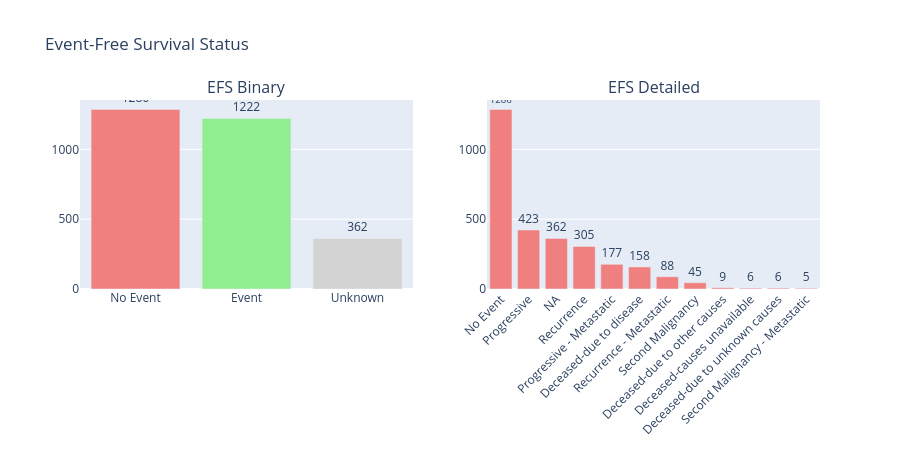

The code cell stored with this chart in its notebook:
### Code cell
# Step 3: Patient Survival Overview -- Outcome overview and Kaplan-Meier survival curves.
df['efs_bin'] = df['efs_event'].map({1:'Event',0:'No Event'}).fillna('Unknown')
fig = make_subplots(rows=1,cols=2,subplot_titles=('EFS Binary','EFS Detailed'))
eb = df['efs_bin'].value_counts().reset_index(); eb.columns=['Status','Count']
fig.add_trace(go.Bar(x=eb['Status'],y=eb['Count'],marker_color=['lightcoral','lightgreen','lightgray'],text=eb['Count'],textposition='outside',showlegend=False),row=1,col=1)
ed = df['efs_detail'].value_counts(dropna=False).reset_index(); ed.columns=['Status','Count']
ed['Status'] = ed['Status'].fillna('Unknown')
fig.add_trace(go.Bar(x=ed['Status'],y=ed['Count'],marker_color='lightcoral',text=ed['Count'],textposition='outside',showlegend=False),row=1,col=2)
fig.update_layout(title='Event-Free Survival Status',height=450,xaxis2_tickangle=-45)
fig.show()

### Figure 1 — Plotly figure (JSON) as saved in the notebook; plotly's stock layout.template omitted (floating-point values rounded to 4 significant figures)
{"data": [{"marker": {"color": ["lightcoral", "lightgreen", "lightgray"]}, "showlegend": false, "text": [1286.0, 1222.0, 362.0], "textposition": "outside", "type": "bar", "x": ["No Event", "Event", "Unknown"], "xaxis": "x", "y": [1286, 1222, 362], "yaxis": "y"}, {"marker": {"color": "lightcoral"}, "showlegend": false, "text": [1286.0, 423.0, 362.0, 305.0, 177.0, 158.0, 88.0, 45.0, 9.0, 6.0, 6.0, 5.0], "textposition": "outside", "type": "bar", "x": ["No Event", "Progressive", "NA", "Recurrence", "Progressive - Metastatic", "Deceased-due to disease", "Recurrence - Metastatic", "Second Malignancy", "Deceased-due to other causes", "Deceased-causes unavailable", "Deceased-due to unknown causes", "Second Malignancy - Metastatic"], "xaxis": "x2", "y": [1286, 423, 362, 305, 177, 158, 88, 45, 9, 6, 6, 5], "yaxis": "y2"}], "layout": {"annotations": [{"font": {"size": 16}, "showarrow": false, "text": "EFS Binary", "x": 0.225, "xanchor": "center", "xref": "paper", "y": 1, "yanchor": "bottom", "yref": "paper"}, {"font": {"size": 16}, "showarrow": false, "text": "EFS Detailed", "x": 0.775, "xanchor": "center", "xref": "paper", "y": 1, "yanchor": "bottom", "yref": "paper"}], "height": 450, "title": {"text": "Event-Free Survival Status"}, "xaxis": {"anchor": "y", "domain": [0, 0.45]}, "xaxis2": {"anchor": "y2", "domain": [0.55, 1], "tickangle": -45}, "yaxis": {"anchor": "x", "domain": [0, 1]}, "yaxis2": {"anchor": "x2", "domain": [0, 1]}}}
